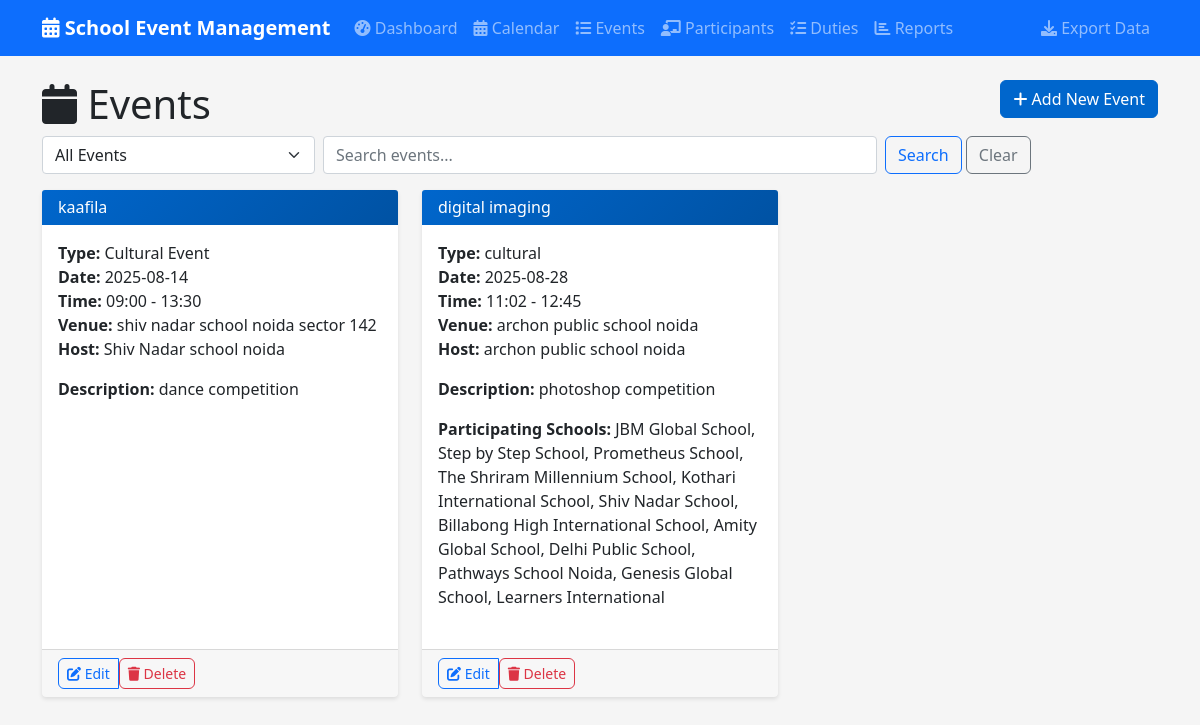
Before: /events with the older database file.
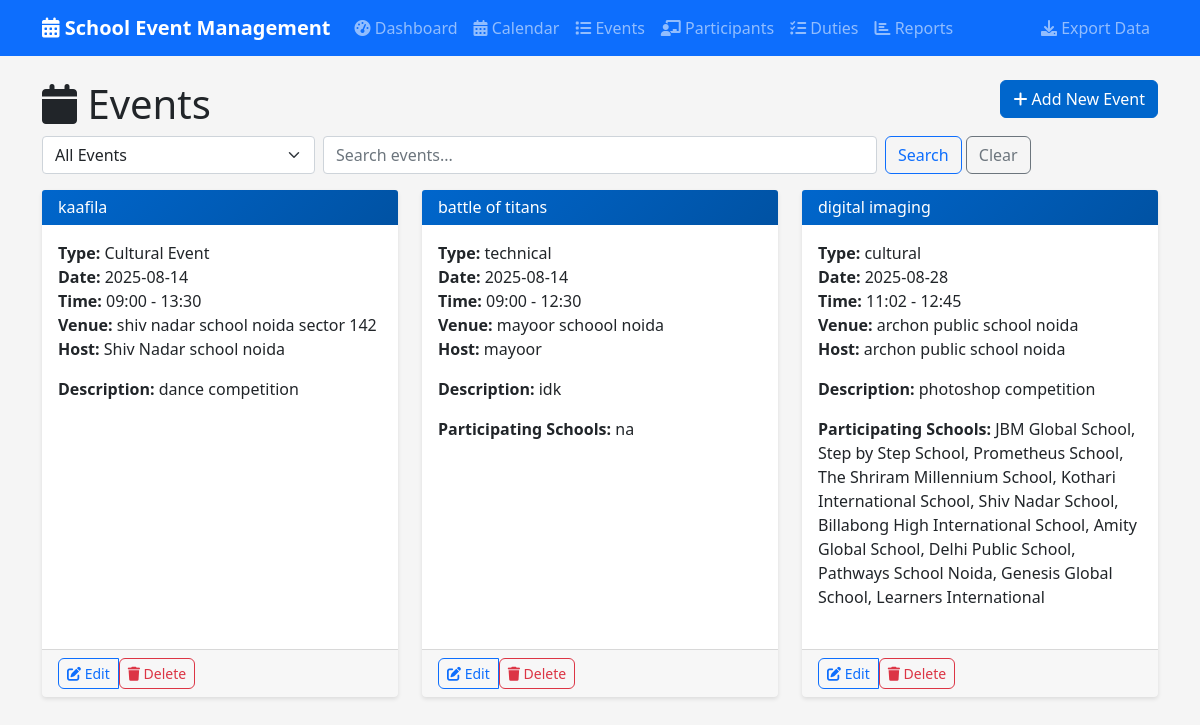
After: the same page with the newer database file.
### tables this page shows
CREATE TABLE events (
            id INTEGER PRIMARY KEY AUTOINCREMENT,
            name TEXT NOT NULL,
            type TEXT NOT NULL,
            event_date DATE NOT NULL,
            start_time TIME NOT NULL,
            end_time TIME NOT NULL,
            venue TEXT NOT NULL,
            description TEXT,
            host_school TEXT NOT NULL,
            participating_schools TEXT,
            status TEXT DEFAULT 'upcoming',
            created_at TIMESTAMP DEFAULT CURRENT_TIMESTAMP
        );

### app.py (the view)
@app.route('/events')
def events():
    conn = get_db_connection()
    filter_type = request.args.get('filter', 'all')
    search = request.args.get('search', '')
    query = 'SELECT * FROM events WHERE 1=1'
    params = []
    if filter_type == 'upcoming':
        query += ' AND event_date >= DATE("now")'
    elif filter_type == 'completed':
        query += ' AND event_date < DATE("now")'
    if search:
        query += ' AND (name LIKE ? OR type LIKE ? OR venue LIKE ?)'
        params.extend([f'%{search}%', f'%{search}%', f'%{search}%'])
    query += ' ORDER BY event_date ASC'
    events = conn.execute(query, params).fetchall()
    conn.close()
    return render_template('events.html', events=events, filter_type=filter_type, search=search)

### app.py (called while the page is built)
def get_db_connection():
    conn = sqlite3.connect('events.db')
    conn.row_factory = sqlite3.Row
    return conn

### templates/events.html (shortened to what this page needs)
{% extends "base.html" %}
{% block content %}
<div class="row">
    <div class="col-md-6">
        <h1><i class="fas fa-calendar"></i> Events</h1>
    </div>
    <div class="col-md-6 text-end">
        <a href="{{ url_for('add_event') }}" class="btn btn-primary">
            <i class="fas fa-plus"></i> Add New Event
        </a>
    </div>
</div>
<div class="row mb-3">
    <div class="col-md-12">
        <form method="GET" class="row g-2">
            <div class="col-md-3">
                <select name="filter" class="form-select" onchange="this.form.submit()">
                    <option value="all" {% if filter_type == 'all' %}selected{% endif %}>All Events</option>
                </select>
            </div>
            <div class="col-md-6">
                <input type="text" name="search" class="form-control" placeholder="Search events..." value="{{ search }}">
            </div>
            <div class="col-md-3">
                <button type="submit" class="btn btn-outline-primary">Search</button>
                <a href="{{ url_for('events') }}" class="btn btn-outline-secondary">Clear</a>
            </div>
        </form>
    </div>
</div>
<div class="row">
    {% if events %}
        {% for event in events %}
            <div class="col-md-4 mb-4">
                <div class="card h-100">
                    <div class="card-header bg-primary text-white">
                        <h6 class="card-title mb-0">{{ event.name }}</h6>
                    </div>
                    <div class="card-body">
                        <p class="card-text">
                            <strong>Type:</strong> {{ event.type }}<br>
                            <strong>Date:</strong> {{ event.event_date }}<br>
                            <strong>Time:</strong> {{ event.start_time }} - {{ event.end_time }}<br>
                            <strong>Venue:</strong> {{ event.venue }}<br>
                            <strong>Host:</strong> {{ event.host_school }}
                        </p>
                        {% if event.description %}
                            <p class="card-text">
                                <strong>Description:</strong> {{ event.description[:100] }}{% if event.description|length > 100 %}...{% endif %}
                            </p>
                        {% endif %}
                        {% if event.participating_schools %}
                            <p class="card-text">
                                <strong>Participating Schools:</strong> {{ event.participating_schools }}
                            </p>
                        {% endif %}
                    </div>
                    <div class="card-footer">
                        <div class="btn-group" role="group">
                            <a href="{{ url_for('edit_event', id=event.id) }}" class="btn btn-sm btn-outline-primary">
                                <i class="fas fa-edit"></i> Edit
                            </a>
                            <form method="POST" action="{{ url_for('delete_event', id=event.id) }}" style="display: inline;">
                                <button type="submit" class="btn btn-sm btn-outline-danger"
                                        onclick="return confirm('Are you sure you want to delete this event?')">
                                    <i class="fas fa-trash"></i> Delete
                                </button>
                            </form>
                        </div>
                    </div>
                </div>
            </div>
        {% endfor %}
    {% else %}
        <div class="col-12">
            <div class="alert alert-info">
                <i class="fas fa-info-circle"></i> No events found.
            </div>
        </div>
    {% endif %}
</div>
{% endblock %}

### templates/base.html (shortened to what this page needs)
<!DOCTYPE html>
<html lang="en">
<head>
    <link href="https://cdn.jsdelivr.net/npm/bootstrap@5.1.3/dist/css/bootstrap.min.css" rel="stylesheet">
    <link href="https://cdnjs.cloudflare.com/ajax/libs/font-awesome/6.0.0/css/all.min.css" rel="stylesheet">
    <link href="{{ url_for('static', filename='css/style.css') }}" rel="stylesheet">
</head>
<body>
    <nav class="navbar navbar-expand-lg navbar-dark bg-primary">
        <div class="container">
            <a class="navbar-brand" href="{{ url_for('dashboard') }}">
                <i class="fas fa-calendar-alt"></i> School Event Management
            </a>
            <div class="collapse navbar-collapse" id="navbarNav">
                <ul class="navbar-nav me-auto">
                    <li class="nav-item">
                        <a class="nav-link" href="{{ url_for('dashboard') }}">
                            <i class="fas fa-tachometer-alt"></i> Dashboard
                        </a>
                    </li>
                    <li class="nav-item">
                        <a class="nav-link" href="{{ url_for('calendar_view') }}">
                            <i class="fas fa-calendar-alt"></i> Calendar
                        </a>
                    </li>
                    <li class="nav-item">
                        <a class="nav-link" href="{{ url_for('events') }}">
                            <i class="fas fa-list"></i> Events
                        </a>
                    </li>
                    <li class="nav-item">
                        <a class="nav-link" href="{{ url_for('participants') }}">
                            <i class="fas fa-chalkboard-teacher"></i> Participants
                        </a>
                    </li>
                    <li class="nav-item">
                        <a class="nav-link" href="{{ url_for('duties') }}">
                            <i class="fas fa-tasks"></i> Duties
                        </a>
                    </li>
                    <li class="nav-item">
                        <a class="nav-link" href="{{ url_for('reports') }}">
                            <i class="fas fa-chart-bar"></i> Reports
                        </a>
                    </li>
                </ul>
                <ul class="navbar-nav">
                    <li class="nav-item">
                        <a class="nav-link" href="{{ url_for('export_data') }}">
                            <i class="fas fa-download"></i> Export Data
                        </a>
                    </li>
                </ul>
            </div>
        </div>
    </nav>
    <div class="container mt-4">
        {% block content %}{% endblock %}
    </div>
</body>
</html>

### static/css/style.css (style rules this page uses)
:root { --primary-color: #0066cc; --secondary-color: #28a745; --danger-color: #dc3545; --warning-color: #ffc107; --info-color: #17a2b8; --light-color: #f8f9fa; --dark-color: #343a40; }
body { font-family: 'Segoe UI', Tahoma, Geneva, Verdana, sans-serif; background-color: #f5f5f5; }
.navbar-brand { font-weight: bold; font-size: 1.25rem; }
.card { box-shadow: 0 2px 4px rgba(0,0,0,0.1); border: none; margin-bottom: 1.5rem; }
.card-header { background: linear-gradient(135deg, var(--primary-color), #0052a3); color: white; border-bottom: none; font-weight: 600; }
.btn { font-weight: 500; border-radius: 0.375rem; transition: all 0.3s ease; }
.btn-primary { background-color: var(--primary-color); border-color: var(--primary-color); }

Changed rows visible on the page:
added events: name "battle of titans", type "technical", event_date "2025-08-14", start_time "09:00", end_time "12:30", venue "mayoor schoool noida", host_school "mayoor", description "idk", participating_schools "na"
